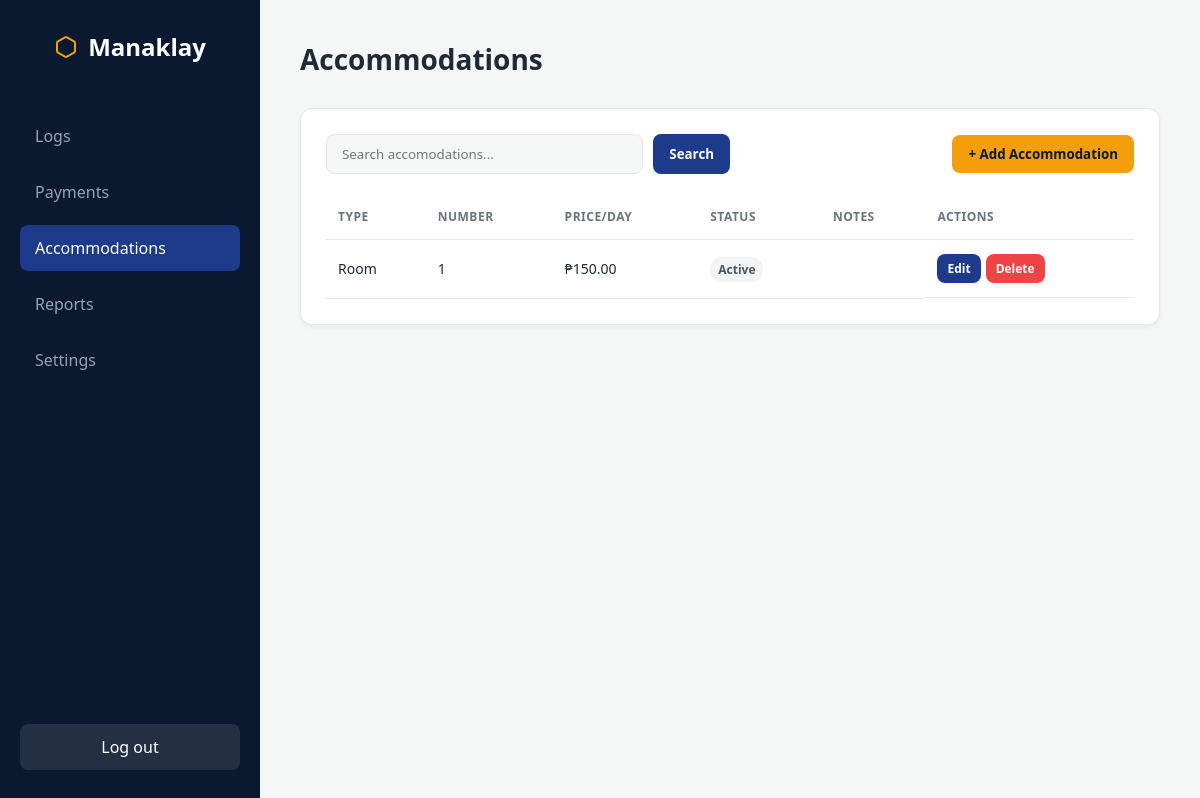
Page /CustomerSystem/accommodations.php (signed in) on the earlier database version.
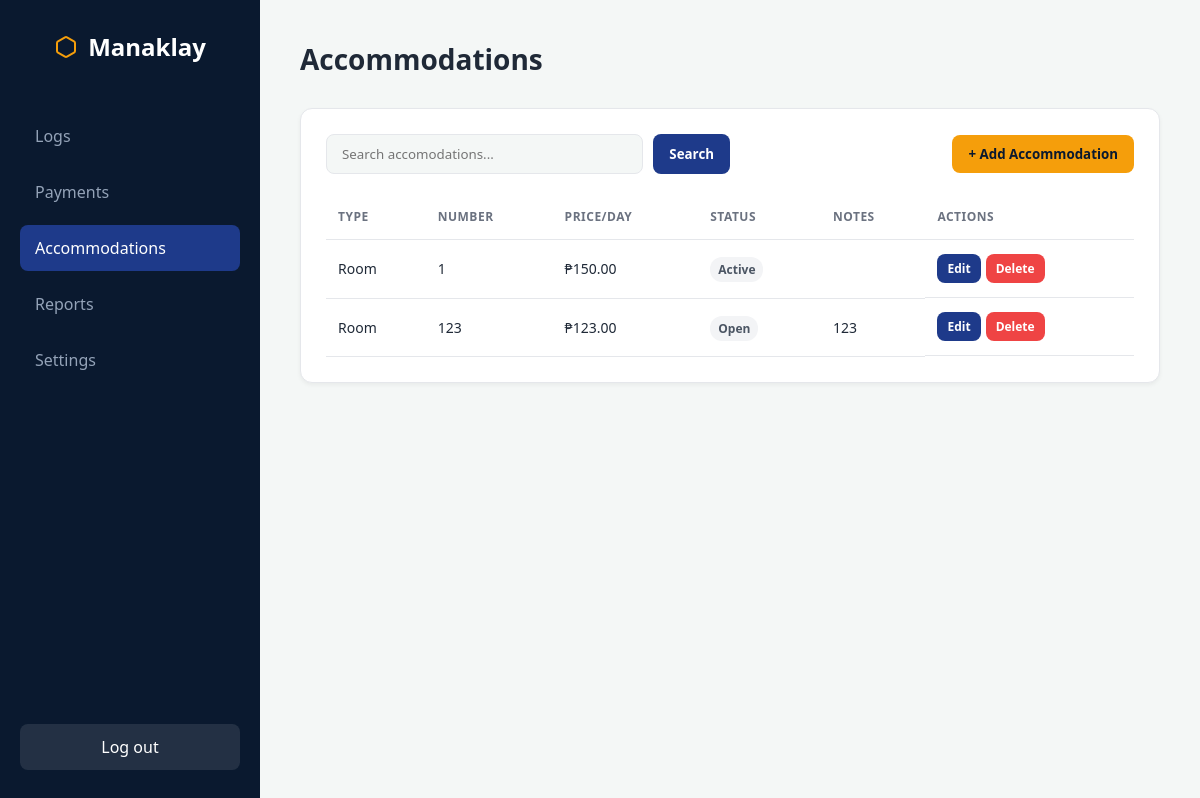
Same page on the later database version.
### tables this page shows
CREATE TABLE `accommodations` (
  `id` int NOT NULL,
  `type` enum('Room','Cottage') NOT NULL,
  `number` varchar(50) NOT NULL,
  `price_per_day` decimal(10,2) DEFAULT '0.00',
  `status` enum('Open','Reserved','Active','Out of Service') DEFAULT 'Open',
  `notes` text
);

### CustomerSystem/accommodations.php (the view, shortened to what this page needs)
<?php
require 'db.php';
$search = $_GET['search'] ?? '';
$query = "SELECT * FROM accommodations";
if (!empty($search)) {
    $query .= " WHERE type LIKE ? OR number LIKE ? OR status LIKE ?";
    $stmt = $pdo->prepare($query);
    $stmt->execute(["%$search%", "%$search%", "%$search%"]);
} else {
    $stmt = $pdo->query($query);
}
$accommodations = $stmt->fetchAll(PDO::FETCH_ASSOC);
?>
<!DOCTYPE html>
<html lang="en">
<head>
</head>
<body>
    <aside class="sidebar">
        <div class="sidebar-brand">
            <svg width="24" height="24" viewBox="0 0 24 24" fill="none" stroke="var(--accent-orange)" stroke-width="2"
                stroke-linecap="round" stroke-linejoin="round">
                <path
                    d="M21 16V8a2 2 0 0 0-1-1.73l-7-4a2 2 0 0 0-2 0l-7 4A2 2 0 0 0 3 8v8a2 2 0 0 0 1 1.73l7 4a2 2 0 0 0 2 0l7-4A2 2 0 0 0 21 16z">
                </path>
            </svg>
            Manaklay
        </div>
        <nav>
            <a href="logbook.php">Logs</a>
            <a href="payments.php">Payments</a>
            <a href="accommodations.php" class="active">Accommodations</a>
            <a href="reports.php">Reports</a>
            <a href="settings.php">Settings</a>
        </nav>
        <a href="logout.php" class="logout-link">Log out</a>
    </aside>
    <main class="main-content">
        <div class="page-header">
            <h1>Accommodations</h1>
        </div>
        <div class="logbook-container">
            <div class="toolbar">
                <form class="search-form" method="GET">
                    <input type="text" name="search" class="search-input" placeholder="Search accomodations..."
                        value="<?= htmlspecialchars($search) ?>">
                    <button type="submit" class="btn btn-primary">Search</button>
                </form>
                <button class="btn btn-accent" onclick="openModal('addAccModal')">+ Add Accommodation</button>
            </div>
            <table>
                <thead>
                    <tr>
                        <th>Type</th>
                        <th>Number</th>
                        <th>Price/Day</th>
                        <th>Status</th>
                        <th>Notes</th>
                        <th>Actions</th>
                    </tr>
                </thead>
                <tbody>
                    <?php foreach ($accommodations as $row): ?>
                        <tr>
                            <td><?= htmlspecialchars($row['type']) ?></td>
                            <td><?= htmlspecialchars($row['number']) ?></td>
                            <td>₱<?= htmlspecialchars($row['price_per_day']) ?></td>
                            <td><span class="status-badge"><?= htmlspecialchars($row['status']) ?></span></td>
                            <td><?= htmlspecialchars($row['notes']) ?></td>
                            <td style="display:flex; gap: 5px;">
                                <button class="btn btn-primary" style="padding: 6px 10px; font-size: 12px;"
                                    onclick="openEditAccModal(<?= $row['id'] ?>, '<?= $row['type'] ?>', '<?= $row['number'] ?>', '<?= $row['price_per_day'] ?>', '<?= $row['status'] ?>', '<?= htmlspecialchars($row['notes']) ?>')">Edit</button>
                                <form method="POST" action="actions.php" style="margin:0;"
                                    onsubmit="return confirm('Are you sure you want to completely delete this accommodation?');">
                                    <button type="submit" class="btn btn-danger"
                                        style="padding: 6px 10px; font-size: 12px;">Delete</button>
                                </form>
                            </td>
                        </tr>
                    <?php endforeach; ?>
                </tbody>
            </table>
        </div>
    </main>
</body>
</html>

Differences in the rows shown:
added accommodations: type "Room", number "123", price_per_day "123.00", status "Open", notes "123"
